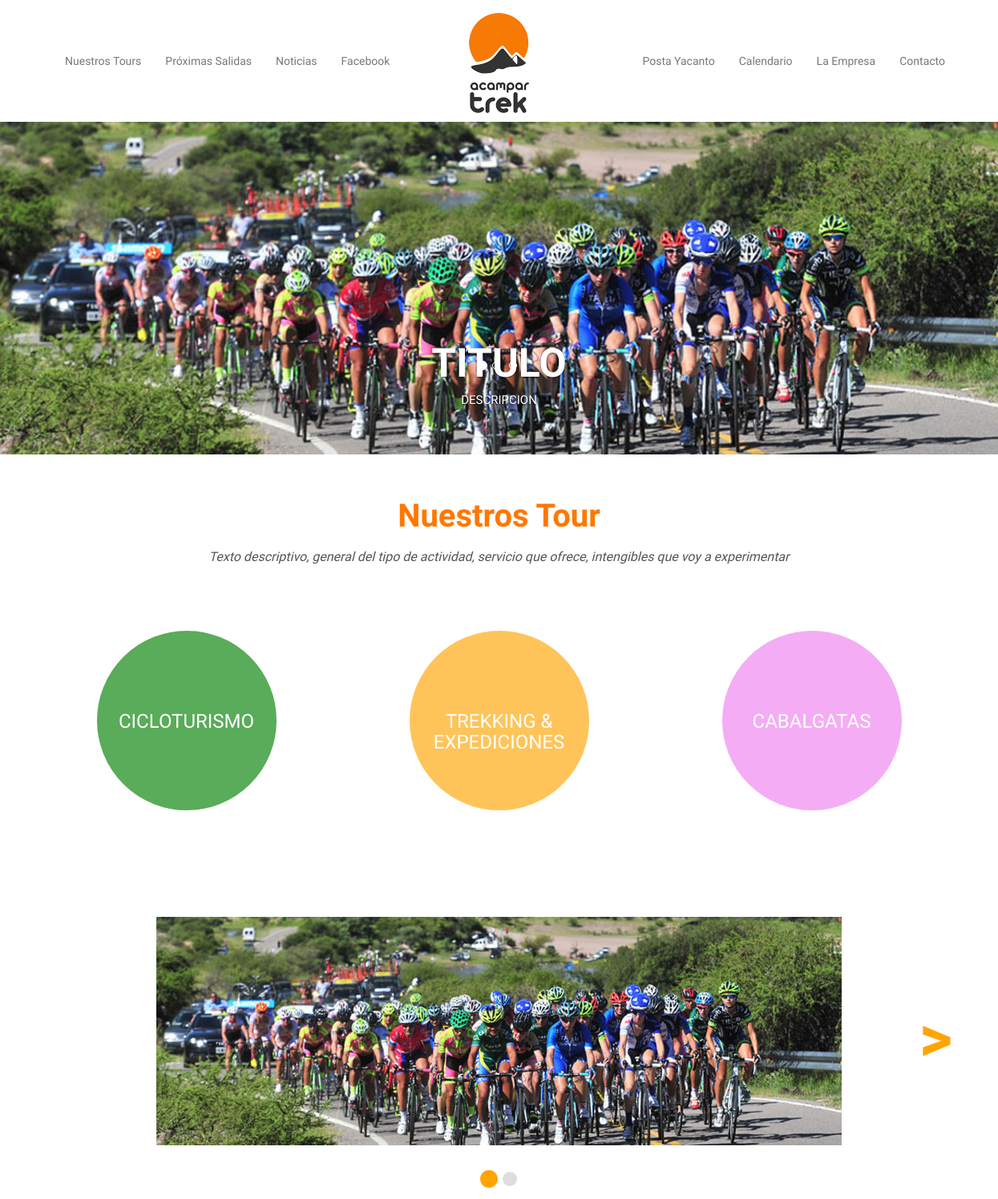
The app's page / (upper part), older data.
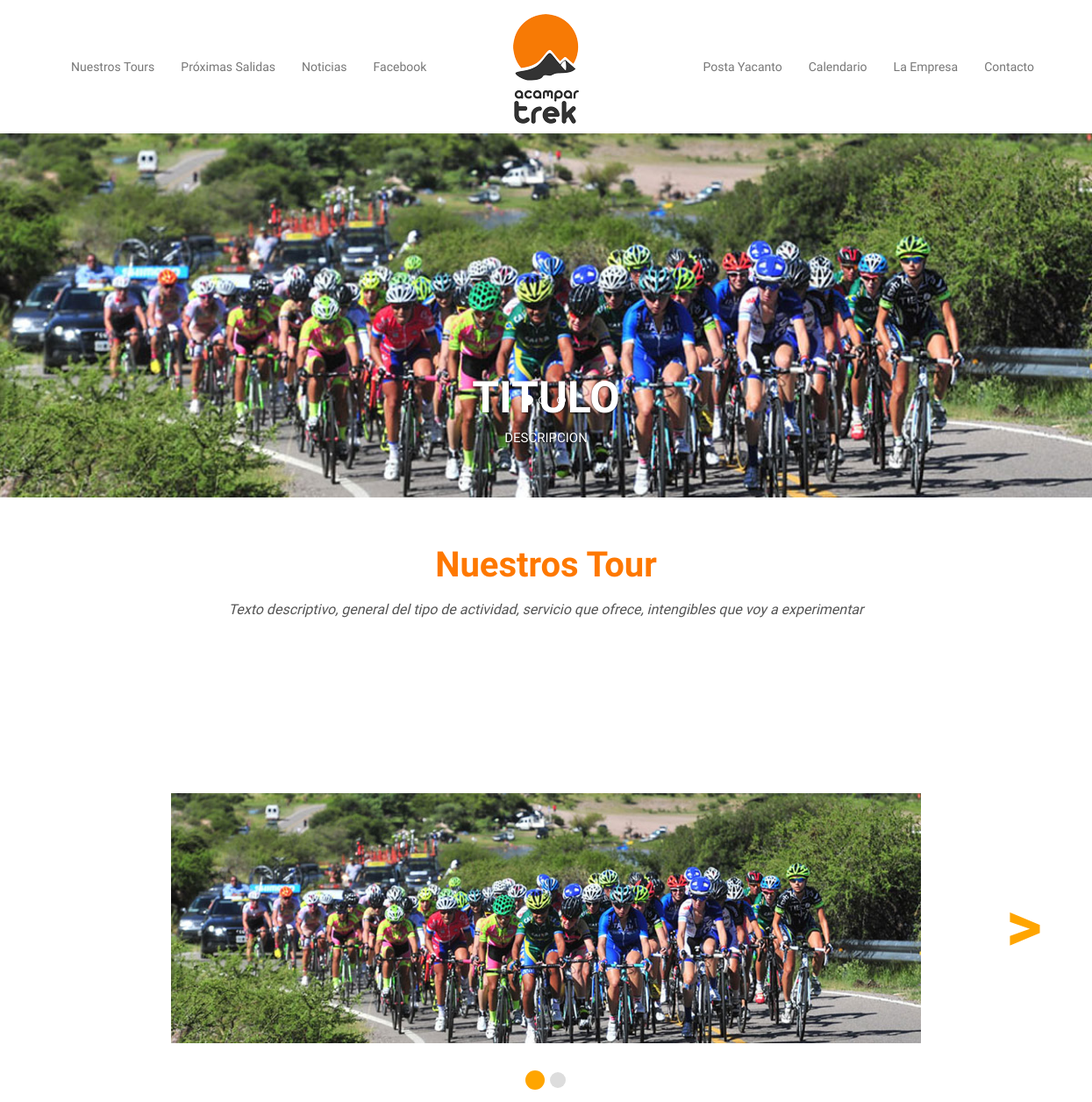
The same page, newer data.
### tables this page shows
CREATE TABLE `tours` (
  `id` int(11) NOT NULL AUTO_INCREMENT,
  `nombre` varchar(64) NOT NULL,
  `class_css` varchar(24) NOT NULL,
  `id_css` varchar(24) NOT NULL,
  PRIMARY KEY (`id`)
);

### includes/functions.php (called while the page is built, shortened)
<?php
function getTours($mysqli) {
    $result = 'false';
    $tours = array();
    $error_msg = '';
    $prep_stmt = "SELECT id, nombre, class_css, id_css FROM tours";
    $stmt = $mysqli->prepare($prep_stmt);
    if ($stmt) {
        $stmt->execute();
        $stmt->bind_result($id_tour, $nombre, $class_css, $id_css);
        while ($stmt->fetch()) {
            $tours[] = array('id' => $id_tour, 'nombre' => $nombre, 'class_css' => $class_css, 'id_css' => $id_css);
        }
        $result = 'true';
    } else {
        $error_msg .= '* Error de base de datos.';
    }
    $retorno = array('result' => $result, 'tours' => $tours, 'mensaje' => $error_msg);
    return $retorno;
}

### index.php (the view, shortened to what the changed rows need)
<?php
include_once 'includes/db_connect.php';
include_once 'includes/functions.php';
?>
<!DOCTYPE html>
<html lang="en" class="no-js">
    <head>
        <link href="css/bootstrap.min.css" rel="stylesheet">
        <link href="css/style.css" rel="stylesheet">
        <link href="css/flexslider.css" rel="stylesheet" />
        <link href="font-awesome/css/font-awesome.min.css" rel="stylesheet" type="text/css">
    </head>
    <body>
        <section id="tour">
            <div class="container">
                <div class="row">
                    <div class="col-md-12 text-center">
                        <h2 class="section-heading">Nuestros Tour</h2>
                    </div>
                </div>
                <?php
                $tours = getTours($mysqli);
                if ($tours['result']) {
                    ?>
                    <div class="row">
                        <?php
                        foreach ($tours['tours'] as $id => $data) {
                            ?>
                            <div class="col-md-4">
                                <div class="<?= $data['class_css'] ?> imagenesCirculares" id="<?= $data['id_css'] ?>">
                                    <h3><?= $data['nombre'] ?></h3>
                                </div>
                            </div>
                            <?php
                        }
                        ?>
                    </div>
                        <?php
                } else {
                    echo $tours['mensaje'];
                }
                ?>
        </section>
    </body>
</html>

Row changes from the older to the newer data that the page shows:
removed tours: nombre "CICLOTURISMO"
removed tours: nombre "TREKKING & EXPEDICIONES"
removed tours: nombre "CABALGATAS"
